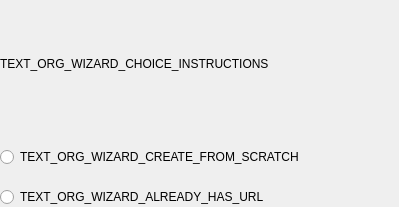
<?xml version="1.0" encoding="UTF-8"?>
<ui version="4.0">
 <class>CreateOrgFirstPageWidget</class>
 <widget class="QWidget" name="CreateOrgFirstPageWidget">
  <property name="geometry">
   <rect>
    <x>0</x>
    <y>0</y>
    <width>399</width>
    <height>207</height>
   </rect>
  </property>
  <property name="windowTitle">
   <string>Form</string>
  </property>
  <layout class="QVBoxLayout" name="verticalLayout">
   <property name="spacing">
    <number>20</number>
   </property>
   <property name="leftMargin">
    <number>0</number>
   </property>
   <property name="topMargin">
    <number>0</number>
   </property>
   <property name="rightMargin">
    <number>0</number>
   </property>
   <property name="bottomMargin">
    <number>0</number>
   </property>
   <item>
    <widget class="QLabel" name="label">
     <property name="text">
      <string>TEXT_ORG_WIZARD_CHOICE_INSTRUCTIONS</string>
     </property>
    </widget>
   </item>
   <item>
    <widget class="QRadioButton" name="radio_create_org">
     <property name="text">
      <string>TEXT_ORG_WIZARD_CREATE_FROM_SCRATCH</string>
     </property>
    </widget>
   </item>
   <item>
    <widget class="QRadioButton" name="radio_bootstrap_org">
     <property name="text">
      <string>TEXT_ORG_WIZARD_ALREADY_HAS_URL</string>
     </property>
    </widget>
   </item>
  </layout>
 </widget>
 <resources/>
 <connections/>
</ui>
